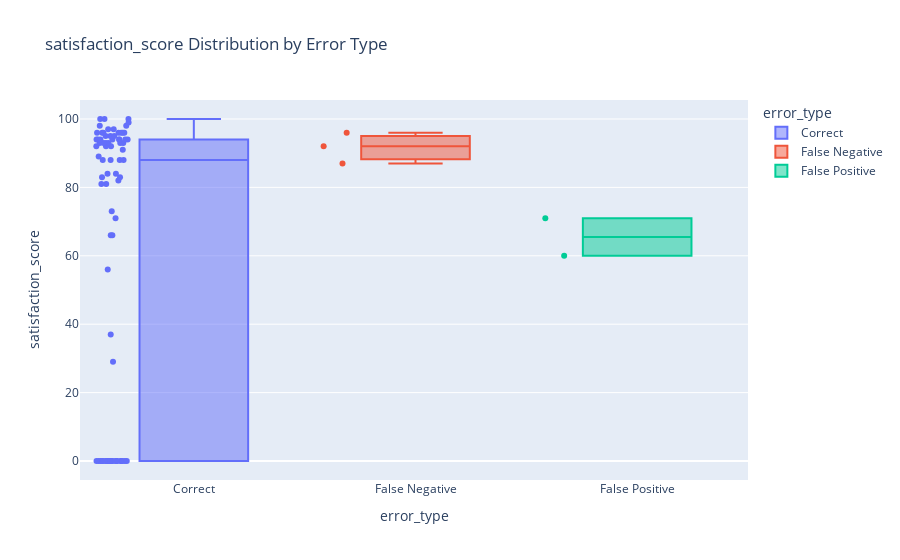
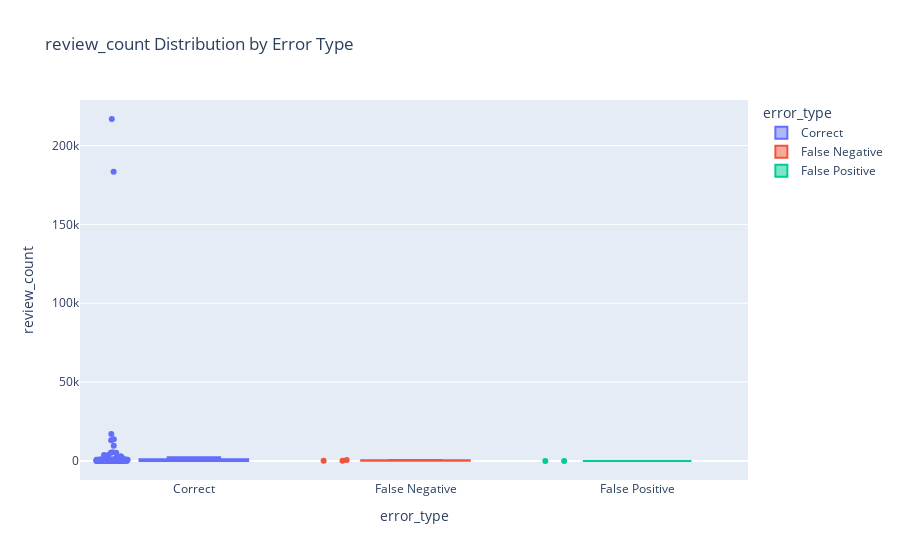
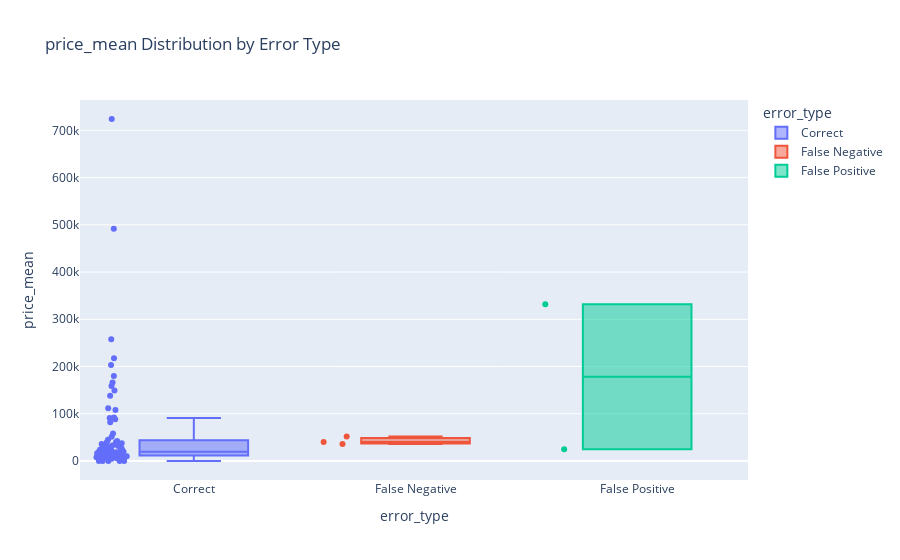
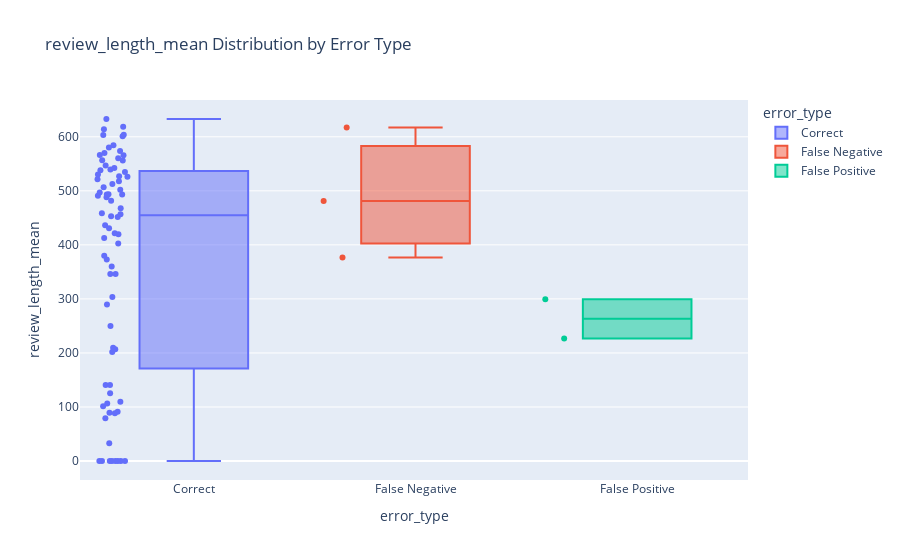

Notebook code for these charts, in order:
### Markdown cell above
## 5. 에러 유형별 피처 분포 비교
정상(TN), 어뷰징(TP) 그리고 에러(FP, FN) 그룹 간에 피처 분포 차이를 확인합니다.
어떤 피처가 모델을 헷갈리게 만들었는지 직관적으로 볼 수 있습니다.

### Code cell
# 주요 피처 선정 (SHAP 중요도 기반으로 선정하는 것이 좋으나, 여기선 임의 지정)
key_features = ['satisfaction_score', 'review_count', 'price_mean', 'review_length_mean', 'answer_rate']

for col in key_features:
    fig = px.box(analysis_df, x='error_type', y=col, color='error_type', 
                 title=f'{col} Distribution by Error Type',
                 points="all")
    fig.show()

### Figure 1 — Plotly figure (JSON) as saved in the notebook; plotly's stock layout.template omitted (floating-point values rounded to 4 significant figures)
{"data": [{"alignmentgroup": "True", "boxpoints": "all", "hovertemplate": "error_type=%{x}<br>satisfaction_score=%{y}<extra></extra>", "legendgroup": "Correct", "marker": {"color": "#636efa"}, "name": "Correct", "notched": false, "offsetgroup": "Correct", "orientation": "v", "showlegend": true, "type": "box", "x": ["Correct", "Correct", "Correct", "Correct", "Correct", "Correct", "Correct", "Correct", "Correct", "Correct", "Correct", "Correct", "Correct", "Correct", "Correct", "Correct", "Correct", "Correct", "Correct", "Correct", "Correct", "Correct", "Correct", "Correct", "Correct", "Correct", "Correct", "Correct", "Correct", "Correct", "Correct", "Correct", "Correct", "Correct", "Correct", "Correct", "Correct", "Correct", "Correct", "Correct", "Correct", "Correct", "Correct", "Correct", "Correct", "Correct", "Correct", "Correct", "Correct", "Correct", "Correct", "Correct", "Correct", "Correct", "Correct", "Correct", "Correct", "Correct", "Correct", "Correct", "Correct", "Correct", "Correct", "Correct", "Correct", "Correct", "Correct", "Correct", "Correct", "Correct", "Correct", "Correct", "Correct", "Correct", "Correct", "Correct"], "x0": " ", "xaxis": "x", "y": [100, 94, 0, 96, 0, 94, 0, 94, 88, 0, 92, 56, 81, 96, 98, 94, 0, 88, 98, 73, 97, 94, 93, 83, 0, 0, 93, 96, 0, 93, 84, 91, 99, 93, 97, 83, 71, 100, 29, 82, 0, 95, 66, 96, 96, 96, 94, 95, 96, 0, 84, 0, 0, 0, 92, 95, 0, 0, 81, 94, 37, 88, 0, 0, 92, 93, 94, 93, 0, 0, 88, 0, 100, 66, 0, 89], "y0": " ", "yaxis": "y"}, {"alignmentgroup": "True", "boxpoints": "all", "hovertemplate": "error_type=%{x}<br>satisfaction_score=%{y}<extra></extra>", "legendgroup": "False Negative", "marker": {"color": "#EF553B"}, "name": "False Negative", "notched": false, "offsetgroup": "False Negative", "orientation": "v", "showlegend": true, "type": "box", "x": ["False Negative", "False Negative", "False Negative"], "x0": " ", "xaxis": "x", "y": [92, 96, 87], "y0": " ", "yaxis": "y"}, {"alignmentgroup": "True", "boxpoints": "all", "hovertemplate": "error_type=%{x}<br>satisfaction_score=%{y}<extra></extra>", "legendgroup": "False Positive", "marker": {"color": "#00cc96"}, "name": "False Positive", "notched": false, "offsetgroup": "False Positive", "orientation": "v", "showlegend": true, "type": "box", "x": ["False Positive", "False Positive"], "x0": " ", "xaxis": "x", "y": [60, 71], "y0": " ", "yaxis": "y"}], "layout": {"boxmode": "overlay", "legend": {"title": {"text": "error_type"}, "tracegroupgap": 0}, "title": {"text": "satisfaction_score Distribution by Error Type"}, "xaxis": {"anchor": "y", "categoryarray": ["Correct", "False Negative", "False Positive"], "categoryorder": "array", "domain": [0, 1], "title": {"text": "error_type"}}, "yaxis": {"anchor": "x", "domain": [0, 1], "title": {"text": "satisfaction_score"}}}}

### Figure 2 — Plotly figure (JSON) as saved in the notebook; plotly's stock layout.template omitted (floating-point values rounded to 4 significant figures)
{"data": [{"alignmentgroup": "True", "boxpoints": "all", "hovertemplate": "error_type=%{x}<br>review_count=%{y}<extra></extra>", "legendgroup": "Correct", "marker": {"color": "#636efa"}, "name": "Correct", "notched": false, "offsetgroup": "Correct", "orientation": "v", "showlegend": true, "type": "box", "x": ["Correct", "Correct", "Correct", "Correct", "Correct", "Correct", "Correct", "Correct", "Correct", "Correct", "Correct", "Correct", "Correct", "Correct", "Correct", "Correct", "Correct", "Correct", "Correct", "Correct", "Correct", "Correct", "Correct", "Correct", "Correct", "Correct", "Correct", "Correct", "Correct", "Correct", "Correct", "Correct", "Correct", "Correct", "Correct", "Correct", "Correct", "Correct", "Correct", "Correct", "Correct", "Correct", "Correct", "Correct", "Correct", "Correct", "Correct", "Correct", "Correct", "Correct", "Correct", "Correct", "Correct", "Correct", "Correct", "Correct", "Correct", "Correct", "Correct", "Correct", "Correct", "Correct", "Correct", "Correct", "Correct", "Correct", "Correct", "Correct", "Correct", "Correct", "Correct", "Correct", "Correct", "Correct", "Correct", "Correct"], "x0": " ", "xaxis": "x", "y": [14, 1117, 14, 853, 0, 686, 14, 345, 295, 14, 792, 106, 302, 1066, 2981, 2453, 14, 17095, 1209, 15, 2424, 183436, 1154, 30, 14, 14, 847, 2327, 19, 5233, 31, 13195, 508, 27, 3801, 40, 34, 14, 14, 205, 14, 2398, 14, 5178, 421, 5522, 13826, 216809, 28, 14, 25, 14, 14, 14, 3760, 259, 530, 14, 57, 116, 14, 14, 14, 14, 405, 755, 105, 9726, 14, 14, 73, 14, 14, 119, 14, 14], "y0": " ", "yaxis": "y"}, {"alignmentgroup": "True", "boxpoints": "all", "hovertemplate": "error_type=%{x}<br>review_count=%{y}<extra></extra>", "legendgroup": "False Negative", "marker": {"color": "#EF553B"}, "name": "False Negative", "notched": false, "offsetgroup": "False Negative", "orientation": "v", "showlegend": true, "type": "box", "x": ["False Negative", "False Negative", "False Negative"], "x0": " ", "xaxis": "x", "y": [93, 96, 588], "y0": " ", "yaxis": "y"}, {"alignmentgroup": "True", "boxpoints": "all", "hovertemplate": "error_type=%{x}<br>review_count=%{y}<extra></extra>", "legendgroup": "False Positive", "marker": {"color": "#00cc96"}, "name": "False Positive", "notched": false, "offsetgroup": "False Positive", "orientation": "v", "showlegend": true, "type": "box", "x": ["False Positive", "False Positive"], "x0": " ", "xaxis": "x", "y": [14, 14], "y0": " ", "yaxis": "y"}], "layout": {"boxmode": "overlay", "legend": {"title": {"text": "error_type"}, "tracegroupgap": 0}, "title": {"text": "review_count Distribution by Error Type"}, "xaxis": {"anchor": "y", "categoryarray": ["Correct", "False Negative", "False Positive"], "categoryorder": "array", "domain": [0, 1], "title": {"text": "error_type"}}, "yaxis": {"anchor": "x", "domain": [0, 1], "title": {"text": "review_count"}}}}

### Figure 3 — Plotly figure (JSON) as saved in the notebook; plotly's stock layout.template omitted (floating-point values rounded to 4 significant figures)
{"data": [{"alignmentgroup": "True", "boxpoints": "all", "hovertemplate": "error_type=%{x}<br>price_mean=%{y}<extra></extra>", "legendgroup": "Correct", "marker": {"color": "#636efa"}, "name": "Correct", "notched": false, "offsetgroup": "Correct", "orientation": "v", "showlegend": true, "type": "box", "x": ["Correct", "Correct", "Correct", "Correct", "Correct", "Correct", "Correct", "Correct", "Correct", "Correct", "Correct", "Correct", "Correct", "Correct", "Correct", "Correct", "Correct", "Correct", "Correct", "Correct", "Correct", "Correct", "Correct", "Correct", "Correct", "Correct", "Correct", "Correct", "Correct", "Correct", "Correct", "Correct", "Correct", "Correct", "Correct", "Correct", "Correct", "Correct", "Correct", "Correct", "Correct", "Correct", "Correct", "Correct", "Correct", "Correct", "Correct", "Correct", "Correct", "Correct", "Correct", "Correct", "Correct", "Correct", "Correct", "Correct", "Correct", "Correct", "Correct", "Correct", "Correct", "Correct", "Correct", "Correct", "Correct", "Correct", "Correct", "Correct", "Correct", "Correct", "Correct", "Correct", "Correct", "Correct", "Correct", "Correct"], "x0": " ", "xaxis": "x", "y": [17910.0, 18900.0, 17500.0, 42560.0, 15100.0, 32990.0, 6040.0, 4950.0, 24130.0, 12440.0, 10800.0, 18500.0, 108000.0, 20310.0, 166000.0, 11040.0, 10880.0, 0.0, 39800.0, 491800.0, 0.0, 10140.0, 724000.0, 31980.0, 13600.0, 28920.0, 6590.0, 23320.0, 16350.0, 6500.0, 19560.0, 12500.0, 22800.0, 5800.0, 0.0, 9400.0, 149000.0, 203000.0, 217700.0, 15150.0, 13400.0, 7700.0, 14360.0, 13600.0, 23030.0, 37560.0, 58300.0, 0.0, 88330.0, 111700.0, 18800.0, 51240.0, 7700.0, 26950.0, 4850.0, 26530.0, 19500.0, 32340.0, 92060.0, 0.0, 82000.0, 91020.0, 15970.0, 29120.0, 36010.0, 12900.0, 34500.0, 19530.0, 7980.0, 138000.0, 257800.0, 45030.0, 39900.0, 159000.0, 180000.0, 17950.0], "y0": " ", "yaxis": "y"}, {"alignmentgroup": "True", "boxpoints": "all", "hovertemplate": "error_type=%{x}<br>price_mean=%{y}<extra></extra>", "legendgroup": "False Negative", "marker": {"color": "#EF553B"}, "name": "False Negative", "notched": false, "offsetgroup": "False Negative", "orientation": "v", "showlegend": true, "type": "box", "x": ["False Negative", "False Negative", "False Negative"], "x0": " ", "xaxis": "x", "y": [39970.0, 51680.0, 35820.0], "y0": " ", "yaxis": "y"}, {"alignmentgroup": "True", "boxpoints": "all", "hovertemplate": "error_type=%{x}<br>price_mean=%{y}<extra></extra>", "legendgroup": "False Positive", "marker": {"color": "#00cc96"}, "name": "False Positive", "notched": false, "offsetgroup": "False Positive", "orientation": "v", "showlegend": true, "type": "box", "x": ["False Positive", "False Positive"], "x0": " ", "xaxis": "x", "y": [331800.0, 25000.0], "y0": " ", "yaxis": "y"}], "layout": {"boxmode": "overlay", "legend": {"title": {"text": "error_type"}, "tracegroupgap": 0}, "title": {"text": "price_mean Distribution by Error Type"}, "xaxis": {"anchor": "y", "categoryarray": ["Correct", "False Negative", "False Positive"], "categoryorder": "array", "domain": [0, 1], "title": {"text": "error_type"}}, "yaxis": {"anchor": "x", "domain": [0, 1], "title": {"text": "price_mean"}}}}

### Figure 4 — Plotly figure (JSON) as saved in the notebook; plotly's stock layout.template omitted (floating-point values rounded to 4 significant figures)
{"data": [{"alignmentgroup": "True", "boxpoints": "all", "hovertemplate": "error_type=%{x}<br>review_length_mean=%{y}<extra></extra>", "legendgroup": "Correct", "marker": {"color": "#636efa"}, "name": "Correct", "notched": false, "offsetgroup": "Correct", "orientation": "v", "showlegend": true, "type": "box", "x": ["Correct", "Correct", "Correct", "Correct", "Correct", "Correct", "Correct", "Correct", "Correct", "Correct", "Correct", "Correct", "Correct", "Correct", "Correct", "Correct", "Correct", "Correct", "Correct", "Correct", "Correct", "Correct", "Correct", "Correct", "Correct", "Correct", "Correct", "Correct", "Correct", "Correct", "Correct", "Correct", "Correct", "Correct", "Correct", "Correct", "Correct", "Correct", "Correct", "Correct", "Correct", "Correct", "Correct", "Correct", "Correct", "Correct", "Correct", "Correct", "Correct", "Correct", "Correct", "Correct", "Correct", "Correct", "Correct", "Correct", "Correct", "Correct", "Correct", "Correct", "Correct", "Correct", "Correct", "Correct", "Correct", "Correct", "Correct", "Correct", "Correct", "Correct", "Correct", "Correct", "Correct", "Correct", "Correct", "Correct"], "x0": " ", "xaxis": "x", "y": [570.0, 346.1, 0.0, 493.0, 109.7, 249.7, 209.5, 573.6, 614.2, 580.1, 372.9, 526.9, 488.4, 566.0, 601.2, 346.2, 419.5, 0.0, 289.5, 618.8, 0.0, 140.8, 89.28, 603.6, 458.6, 206.9, 535.0, 79.35, 603.1, 538.2, 539.3, 436.1, 430.7, 517.9, 0.0, 359.8, 421.4, 0.0, 91.2, 453.0, 566.1, 467.6, 493.4, 584.3, 556.4, 106.4, 379.9, 0.0, 32.9, 546.8, 490.9, 560.5, 481.9, 556.3, 496.8, 303.5, 402.6, 501.8, 493.8, 0.0, 542.3, 88.2, 521.4, 412.6, 140.8, 526.3, 125.5, 506.8, 456.9, 530.3, 0.0, 512.7, 201.5, 633.0, 101.4, 451.8], "y0": " ", "yaxis": "y"}, {"alignmentgroup": "True", "boxpoints": "all", "hovertemplate": "error_type=%{x}<br>review_length_mean=%{y}<extra></extra>", "legendgroup": "False Negative", "marker": {"color": "#EF553B"}, "name": "False Negative", "notched": false, "offsetgroup": "False Negative", "orientation": "v", "showlegend": true, "type": "box", "x": ["False Negative", "False Negative", "False Negative"], "x0": " ", "xaxis": "x", "y": [376.4, 617.0, 481.2], "y0": " ", "yaxis": "y"}, {"alignmentgroup": "True", "boxpoints": "all", "hovertemplate": "error_type=%{x}<br>review_length_mean=%{y}<extra></extra>", "legendgroup": "False Positive", "marker": {"color": "#00cc96"}, "name": "False Positive", "notched": false, "offsetgroup": "False Positive", "orientation": "v", "showlegend": true, "type": "box", "x": ["False Positive", "False Positive"], "x0": " ", "xaxis": "x", "y": [299.5, 226.7], "y0": " ", "yaxis": "y"}], "layout": {"boxmode": "overlay", "legend": {"title": {"text": "error_type"}, "tracegroupgap": 0}, "title": {"text": "review_length_mean Distribution by Error Type"}, "xaxis": {"anchor": "y", "categoryarray": ["Correct", "False Negative", "False Positive"], "categoryorder": "array", "domain": [0, 1], "title": {"text": "error_type"}}, "yaxis": {"anchor": "x", "domain": [0, 1], "title": {"text": "review_length_mean"}}}}
